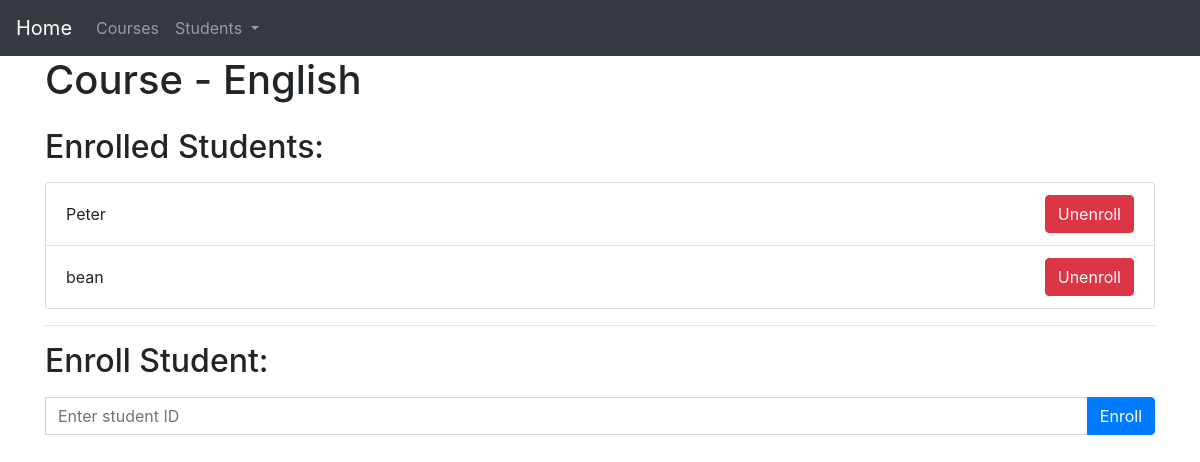
Before: /edit_course/1/ with the older database file.
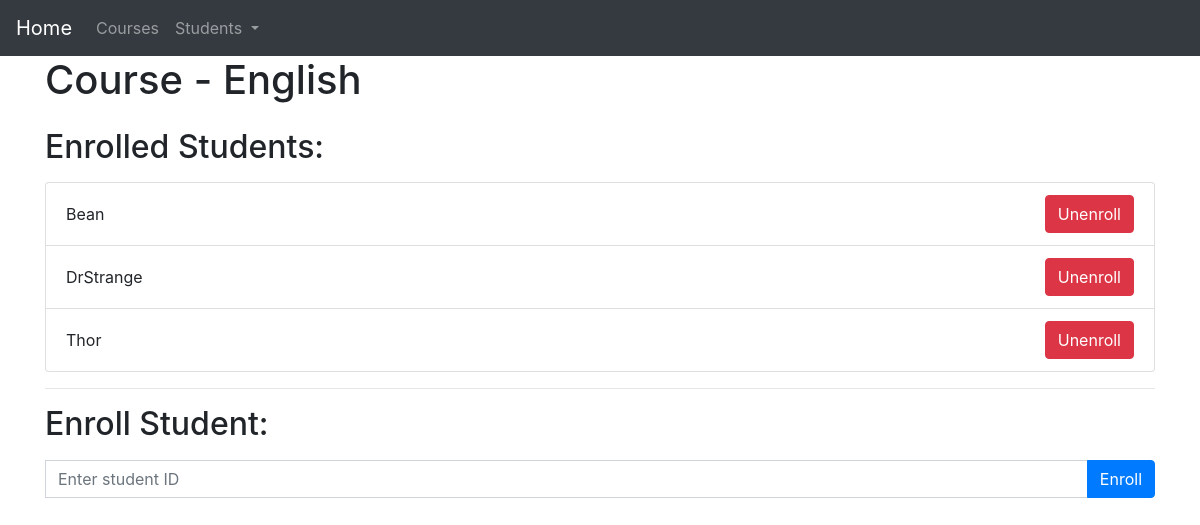
After: the same page with the newer database file.
### faceapp/models.py (models this page shows, shortened)
class Student(models.Model):
    student_id = models.CharField(primary_key=True, unique=True, max_length=20)
    name = models.CharField(max_length=100)
    photo = models.ImageField(upload_to='student_photos/')
    def __str__(self):
        return self.name

### faceapp/views.py (the view, shortened to what this page needs)
# urls.py: path("edit_course/<str:course_id>/", views.edit_course, name="edit_course"),
def edit_course(request, course_id):
    course = get_object_or_404(Course, course_id=course_id)
    students = Student.objects.filter(enrollment__course=course)
    context = {
        "course": course,
        "students": students,
    }
    return render(request, "edit_course.html", context)

### faceapp/models.py (called while the page is built)
    def __str__(self):
        return self.course_name

### faceapp/templates/edit_course.html (shortened to what this page needs)
{% extends 'base.html' %}
{% block content %}
<h1 class="mb-4">Course - {{ course }}</h1>
{% if students %}
<h2 class="mb-3">Enrolled Students:</h2>
<ul class="list-group">
	{% for student in students %}
	<li class="list-group-item d-flex justify-content-between align-items-center">
		{{ student }}
		<form method="POST"
			action="{% url 'unenroll_student' course_id=course.course_id student_id=student.student_id %}">
			<button class="btn btn-danger" type="submit">Unenroll</button>
		</form>
	</li>
	{% endfor %}
</ul>
{% else %}
<p>No students enrolled in this course yet.</p>
{% endif %}
<hr>
<h2 class="mb-3">Enroll Student:</h2>
<form method="POST" class="mb-4">
	<div class="input-group">
		<input type="text" id="student_id" name="student_id" class="form-control" placeholder="Enter student ID">
		<div class="input-group-append">
			<button class="btn btn-primary" type="submit">Enroll</button>
		</div>
	</div>
</form>
{% endblock %}

Changed rows visible on the page:
removed Student: name "Peter"
changed Student: name "bean" → "Bean"
added Student: name "DrStrange"
now on this page (row edited): Student: name "Thor"
